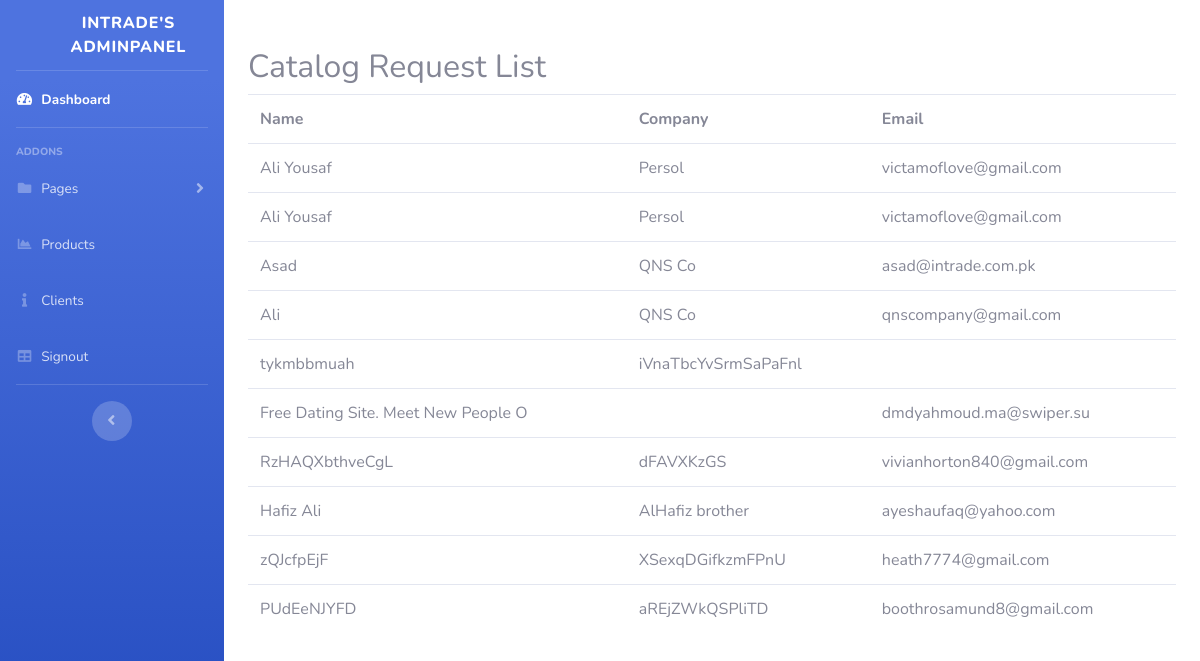
Page /admin/index.php?page=clients (signed in) on the committed database.
### tables this page shows
CREATE TABLE `catalogsent` (
  `id` int(10) NOT NULL,
  `name` varchar(35) NOT NULL,
  `email` varchar(35) NOT NULL,
  `company` varchar(35) NOT NULL,
  `website` varchar(50) NOT NULL
);

### admin/incs/clients.php (the view)
<div class="container mx-auto py-5">
	<h2> Catalog Request List </h2>
	<table class="table table-hover">
		<tr>
			<th> Name </th>
			<th> Company </th>
			<th> Email </th>
		</tr>
		<?php
			$select = "SELECT * FROM catalogsent";
			$res = mysqli_query($conn, $select);
			if (mysqli_num_rows($res) > 0) {
				while ($row = mysqli_fetch_assoc($res)) {
					?>
					<tr>
						<td> <?php echo $row['name'];?> </td>
						<td> <?php echo $row['company'];?> </td>
						<td> <?php echo $row['email'];?> </td>
					</tr>
					<?php
				}
			}
		?>
	</table>
</div>

### rows in the picture
catalogsent: name "Ali Yousaf", company "Persol", email "victamoflove@gmail.com"
catalogsent: name "Ali Yousaf", company "Persol", email "victamoflove@gmail.com"
catalogsent: name "Asad", company "QNS Co", email "asad@intrade.com.pk"
catalogsent: name "Ali", company "QNS Co", email "qnscompany@gmail.com"
catalogsent: name "tykmbbmuah", company "iVnaTbcYvSrmSaPaFnl"
catalogsent: name "Free Dating Site. Meet New People O", email "dmdyahmoud.ma@swiper.su"
catalogsent: name "RzHAQXbthveCgL", company "dFAVXKzGS", email "vivianhorton840@gmail.com"
catalogsent: name "Hafiz Ali", company "AlHafiz brother", email "ayeshaufaq@yahoo.com"
catalogsent: name "zQJcfpEjF", company "XSexqDGifkzmFPnU", email "heath7774@gmail.com"
catalogsent: name "PUdEeNJYFD", company "aREjZWkQSPliTD", email "boothrosamund8@gmail.com"
